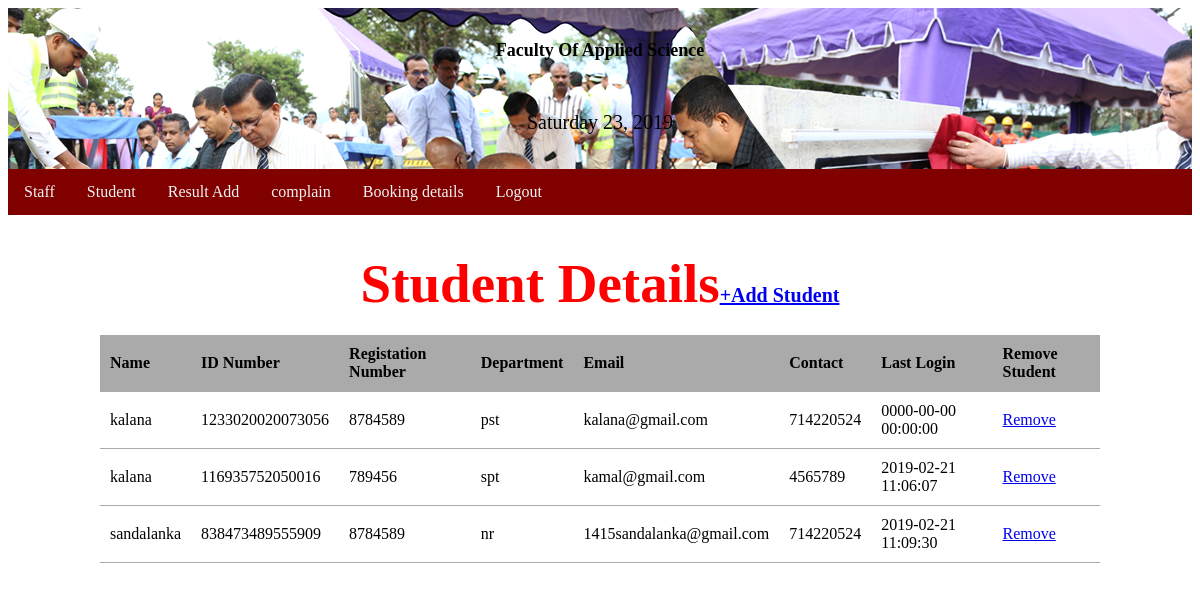
The app's page /studentshow.php with its own data.
### tables this page shows
CREATE TABLE `student` (
  `id` int(11) NOT NULL,
  `name` varchar(100) NOT NULL,
  `idcard` varchar(100) NOT NULL,
  `reg_number` varchar(100) NOT NULL,
  `department` varchar(100) NOT NULL,
  `email` varchar(100) NOT NULL,
  `contact` int(11) NOT NULL,
  `password` varchar(100) NOT NULL,
  `last_login` datetime NOT NULL,
  `is_deleted` int(11) NOT NULL
);

### studentshow.php (the view, shortened to what this page needs)
<?php require_once('connection.php');  ?>
<?php
$userlist='';
$quary="SELECT*FROM student WHERE is_deleted=0 ORDER BY name";
$query=mysqli_query($connection,$quary);
if(isset($query)){
    while($user=mysqli_fetch_assoc($query)){
$userlist.="<tr>";
$userlist.="<td>{$user['name']}</td>";
$userlist.="<td>{$user['idcard']}</td>";
$userlist.="<td>{$user['reg_number']}</td>";
$userlist.="<td>{$user['department']}</td>";
$userlist.="<td>{$user['email']}</td>";
$userlist.="<td>{$user['contact']}</td>";
$userlist.="<td>{$user['last_login']}</td>";
$userlist.="<td><a href=\"deletestudent.php?user_id={$user['id']}\">Remove</a></td>";
$userlist.="</tr>";
    }
}
?>
<!DOCTYPE html>
<html lang="en">
<head>
    <link rel="stylesheet" href="main.css">
</head>
<body>
<header>
    <h1>Faculty Of Applied Science</h1><br>
<div class="date">
            <p><?php echo date('l') .' '.date('d').', '.date('Y'); ?></p>
		 </div>
</header>
<div class="topnav">
<a href="staff.php">Staff</a>
  <a href="studentshow.php">Student </a>
  <a href="resultadd.php">Result Add</a>
  <a href="complain.php">complain</a>
  <a href="booking.php">Booking details</a>
  <a href="logout.php">Logout</a>
</div>
<main>
<center><h1>Student Details<span><a href="studentadd.php">+Add Student</a></span></h1></center>
<table class="masterlist">
    <tr>
        <th>Name</th>
        <th>ID Number</th>
        <th>Registation Number</th>
        <th>Department</th>
        <th>Email</th>
        <th>Contact</th>
        <th>Last Login</th>
        <th>Remove Student</th>
    </tr>
    <?php echo $userlist ?>
</table>
</main>
</body>
</html>

### main.css (style rules this page uses)
header { padding:20px; background-color:rgb(113212, 80, ); background-image: url(78.png); text-align:center; }
header div.date { color:black; font-size: 20px; }
header h1 { color:black; font-size: 18px; }
.topnav { overflow: hidden; background-color:maroon; }
.topnav a { float: left; display: block; color: #f2f2f2; text-align: center; padding: 14px 16px; text-decoration: none; }
p { margin-bottom: 15px; }
main { width: 1000px; margin: 10px auto; }
main h1 { margin-bottom: 20px; font-size: 55px; color: red; }
table.masterlist { width: 100%; border-collapse: collapse; }
table.masterlist th { background-color: #aaa; text-align: left; }
table.masterlist th,table.masterlist td { padding: 10px; border-bottom: 1px solid #aaa; }
main span { font-size: 20px; }

### records on screen
student: name "kalana", idcard "1233020020073056", reg_number "8784589", department "pst", email "kalana@gmail.com", contact "714220524", last_login "0000-00-00 00:00:00"
student: name "kalana", idcard "116935752050016", reg_number "789456", department "spt", email "kamal@gmail.com", contact "4565789", last_login "2019-02-21 11:06:07"
student: name "sandalanka", idcard "838473489555909", reg_number "8784589", department "nr", email "1415sandalanka@gmail.com", contact "714220524", last_login "2019-02-21 11:09:30"
